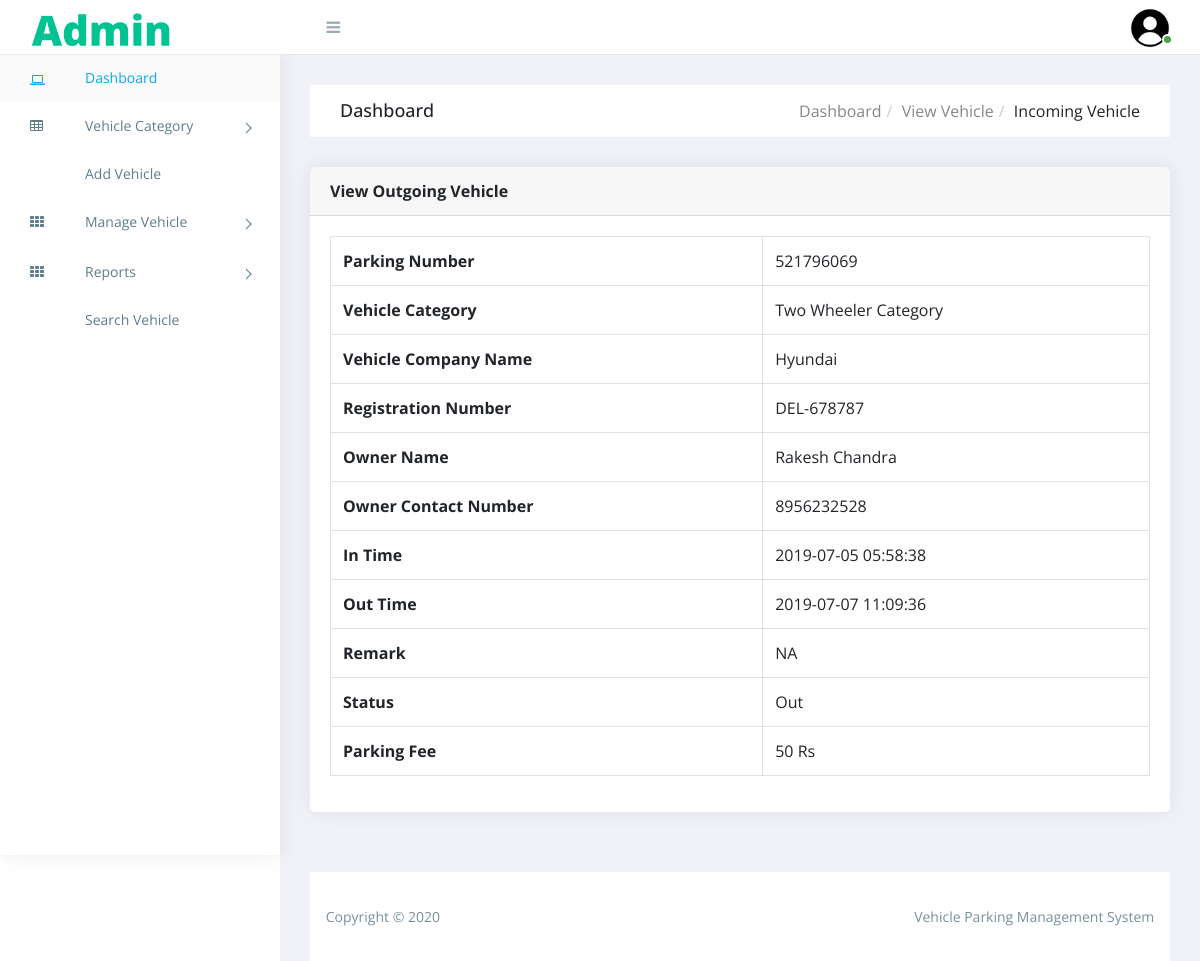
The page /PHP/view-outgoingvehicle-detail.php?viewid=1 (signed in) on the database its author committed.
### tables this page shows
CREATE TABLE `tblvehicle` (
  `ID` int(10) NOT NULL,
  `ParkingNumber` varchar(120) DEFAULT NULL,
  `VehicleCategory` varchar(120) NOT NULL,
  `VehicleCompanyname` varchar(120) DEFAULT NULL,
  `RegistrationNumber` varchar(120) DEFAULT NULL,
  `OwnerName` varchar(120) DEFAULT NULL,
  `OwnerContactNumber` bigint(10) DEFAULT NULL,
  `InTime` timestamp NULL DEFAULT current_timestamp(),
  `OutTime` timestamp NULL DEFAULT NULL ON UPDATE current_timestamp(),
  `ParkingCharge` varchar(120) NOT NULL,
  `Remark` mediumtext NOT NULL,
  `Status` varchar(5) NOT NULL
);

### PHP/view-outgoingvehicle-detail.php (the view, shortened to what this page needs)
<?php
include('includes/dbconnection.php');
if (strlen($_SESSION['vpmsaid']==0)) {
  header('location:logout.php');
  } else{
?>
<!doctype html>
<html class="no-js" lang="">
<head>
    <link rel="stylesheet" href="https://cdn.jsdelivr.net/npm/normalize.css@8.0.0/normalize.min.css">
    <link rel="stylesheet" href="https://cdn.jsdelivr.net/npm/bootstrap@4.1.3/dist/css/bootstrap.min.css">
    <link rel="stylesheet" href="https://cdn.jsdelivr.net/npm/font-awesome@4.7.0/css/font-awesome.min.css">
    <link rel="stylesheet" href="https://cdn.jsdelivr.net/gh/lykmapipo/themify-icons@0.1.2/css/themify-icons.css">
    <link rel="stylesheet" href="https://cdn.jsdelivr.net/npm/pixeden-stroke-7-icon@1.2.3/pe-icon-7-stroke/dist/pe-icon-7-stroke.min.css">
    <link rel="stylesheet" href="https://cdnjs.cloudflare.com/ajax/libs/flag-icon-css/3.2.0/css/flag-icon.min.css">
    <link rel="stylesheet" href="assets/css/cs-skin-elastic.css">
    <link rel="stylesheet" href="assets/css/style.css">
</head>
<body>
  <?php include_once('includes/sidebar.php');?>
     <?php include_once('includes/header.php');?>
        <div class="breadcrumbs">
            <div class="breadcrumbs-inner">
                <div class="row m-0">
                    <div class="col-sm-4">
                        <div class="page-header float-left">
                            <div class="page-title">
                                <h1>Dashboard</h1>
                            </div>
                        </div>
                    </div>
                    <div class="col-sm-8">
                        <div class="page-header float-right">
                            <div class="page-title">
                                <ol class="breadcrumb text-right">
                                    <li><a href="dashboard.php">Dashboard</a></li>
                                    <li><a href="manage-outgoingvehicle.php">View Vehicle</a></li>
                                    <li class="active">Incoming Vehicle</li>
                                </ol>
                            </div>
                        </div>
                    </div>
                </div>
            </div>
        </div>
        <div class="content">
            <div class="animated fadeIn">
                <div class="row">
                <div class="col-lg-12">
                    <div class="card">
                        <div class="card-header">
                            <strong class="card-title">View Outgoing Vehicle</strong>
                        </div>
                        <div class="card-body">
              <?php
 $cid=$_GET['viewid'];
$ret=mysqli_query($con,"select * from tblvehicle where ID='$cid'");
while ($row=mysqli_fetch_array($ret)) {
?>                       <table border="1" class="table table-bordered mg-b-0">
   <tr>
                                <th>Parking Number</th>
                                   <td><?php  echo $row['ParkingNumber'];?></td>
                                   </tr>
<tr>
                                <th>Vehicle Category</th>
                                   <td><?php  echo $row['VehicleCategory'];?></td>
                                   </tr>
                                   <tr>
                                <th>Vehicle Company Name</th>
                                   <td><?php  echo $packprice= $row['VehicleCompanyname'];?></td>
                                   </tr>
                                <tr>
                                <th>Registration Number</th>
                                   <td><?php  echo $row['RegistrationNumber'];?></td>
                                   </tr>
                                   <tr>
                                    <th>Owner Name</th>
                                      <td><?php  echo $row['OwnerName'];?></td>
                                  </tr>
                                      <tr>
                                       <th>Owner Contact Number</th>
                                        <td><?php  echo $row['OwnerContactNumber'];?></td>
                                    </tr>
                                    <tr>
                               <th>In Time</th>
                                <td><?php  echo $row['InTime'];?></td>
                            </tr>
                                   <tr>
                               <th>Out Time</th>
                                <td><?php  echo $row['OutTime'];?></td>
                            </tr>
                            <tr>
    <th>Remark</th>
    <td><?php echo $row['Remark']; ?></td>
  </tr>
   <tr>
    <th>Status</th>
    <td><?php echo $row['Status']; ?></td>
  </tr>
<tr>
   <tr>
    <th>Parking Fee</th>
   <td><?php echo $row['ParkingCharge']; ?></td>
  </tr>
</table>
                    </div>
                </div>
<?php } ?>
            </div>
        </div>
    </div>
</div>
<?php include_once('includes/footer.php');?>
</div>
</body>
</html>
<?php }  ?>

### assets/css/style.css (style rules this page uses)
body { display: table; font-family: "Open Sans", sans-serif; font-size: 16px; width: 100%; }
a, button { text-decoration: none; outline: none !important; color: #878787; -webkit-transition: all 0.25s ease; transition: all 0.25s ease; }
h1, h2, h3, h4, h5, h6 { margin: 0; }
ul, ol { padding-left: 0; }
.right-panel .breadcrumbs { float: left; margin-top: 30px; padding: 0 1.875em; width: 100%; }
.right-panel .breadcrumbs .breadcrumbs-inner { background-color: #fff; }
.right-panel .page-header { min-height: 50px; margin: 0px; padding: 0px 15px; background: #ffffff; border-bottom: 0px; }
.right-panel .page-header h1 { font-size: 18px; padding: 15px 0; }
.right-panel .page-header .breadcrumb { margin: 0px; padding: 13.5px 0; background: #fff; text-transform: capitalize; }
.right-panel .page-header .breadcrumb > li + li:before { padding: 0 5px; color: #ccc; content: "/\00a0"; }
.content { float: left; padding: 1.875em; width: 100%; }
.card { margin-bottom: 1.875em; border-radius: 5px; padding: 0; border: 0px solid transparent; -webkit-box-shadow: 0 0 20px rgba(0, 0, 0, 0.08); box-shadow: 0 0 20px rgba(0, 0, 0, 0.08); }
.card .card-body { float: left; padding: 1.25em; position: relative; width: 100%; }
@media (max-width: 1368px) { .card-body { padding: 15px; } }

### rows shown on the page
tblvehicle: ParkingNumber "521796069", VehicleCategory "Two Wheeler Category", VehicleCompanyname "Hyundai", RegistrationNumber "DEL-678787", OwnerName "Rakesh Chandra", OwnerContactNumber "8956232528", InTime "2019-07-05 05:58:38", OutTime "2019-07-07 11:09:36", Remark "NA", Status "Out", ParkingCharge "50 Rs"
